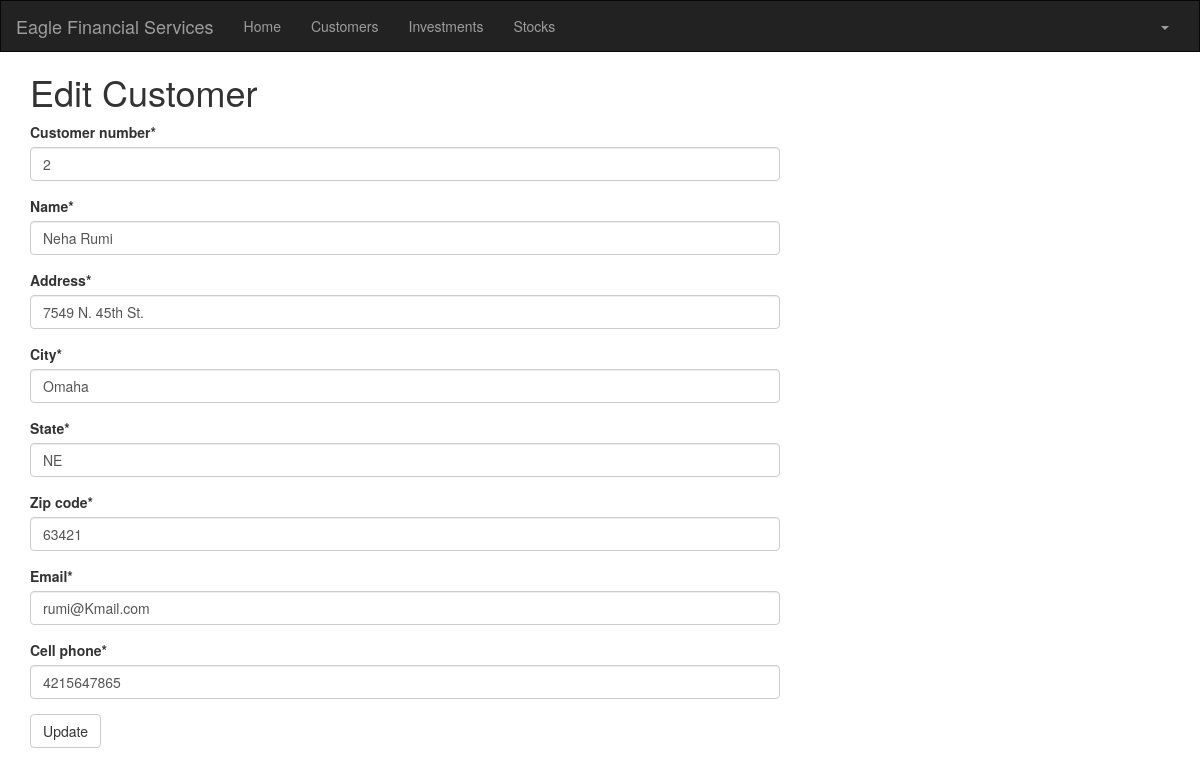
Page /customer/2/edit/ (signed in) on the committed database.
### portfolio/models.py (models this page shows, shortened)
class Customer(models.Model):
    objects = None
    name = models.CharField(max_length=50)
    address = models.CharField(max_length=200)
    customer_number = models.IntegerField(blank=False, null=False)
    city = models.CharField(max_length=50)
    state = models.CharField(max_length=50)
    zip_code = models.CharField(max_length=10)
    email = models.EmailField(max_length=200)
    cell_phone = models.CharField(max_length=50)
    created_date = models.DateTimeField(
        default=timezone.now)
    updated_date = models.DateTimeField(auto_now_add=True)

### portfolio/views.py (the view)
# urls.py: path('customer/<int:pk>/edit/', views.customer_edit, name='customer_edit'),
@login_required
def customer_edit(request, pk):
    customer = get_object_or_404(Customer, pk=pk)
    if request.method == "POST":
        form = CustomerForm(request.POST, instance=customer)
        if form.is_valid():
            customer = form.save(commit=False)
            customer.updated_date = timezone.now()
            customer.save()
            customer = Customer.objects.filter(created_date__lte=timezone.now())
            return render(request, 'portfolio/customer_list.html',
                          {'customers': customer})
    else:
        form = CustomerForm(instance=customer)
    return render(request, 'portfolio/customer_edit.html', {'form': form})

### portfolio/forms.py
class CustomerForm(forms.ModelForm):
    class Meta:
        model = Customer
        fields = ('customer_number', 'name', 'address', 'city', 'state', 'zip_code', 'email', 'cell_phone',)

### portfolio/templates/portfolio/customer_edit.html
<!DOCTYPE html>
{% extends 'portfolio/base.html' %}
{% load crispy_forms_tags %}
{% block content %}
<html lang="en">
    <h1>Edit Customer</h1>
    <form method="POST" class="customer-form">{% csrf_token %}
        {{ form|crispy }}
        <button type="submit" class="save btn btn-default">Update</button>
    </form>
</html>
{% endblock %}

### rows in the picture
Customer: customer_number "2", name "Neha Rumi", address "7549 N. 45th St.", city "Omaha", state "NE", zip_code "63421", email "rumi@Kmail.com", cell_phone "4215647865"
